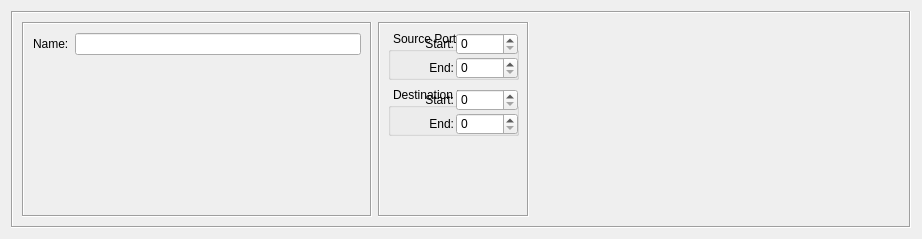
<?xml version="1.0" encoding="UTF-8"?>
<ui version="4.0">
 <class>UDPServiceDialog_q</class>
 <widget class="QWidget" name="UDPServiceDialog_q">
  <property name="enabled">
   <bool>true</bool>
  </property>
  <property name="geometry">
   <rect>
    <x>0</x>
    <y>0</y>
    <width>922</width>
    <height>239</height>
   </rect>
  </property>
  <property name="sizePolicy">
   <sizepolicy hsizetype="Minimum" vsizetype="Preferred">
    <horstretch>0</horstretch>
    <verstretch>0</verstretch>
   </sizepolicy>
  </property>
  <property name="windowTitle">
   <string>UDP</string>
  </property>
  <layout class="QGridLayout" name="gridLayout">
   <item row="0" column="0">
    <widget class="QFrame" name="frame7">
     <property name="frameShape">
      <enum>QFrame::Shape::Box</enum>
     </property>
     <property name="frameShadow">
      <enum>QFrame::Shadow::Sunken</enum>
     </property>
     <layout class="QHBoxLayout" name="horizontalLayout">
      <item>
       <widget class="QFrame" name="frame28">
        <property name="sizePolicy">
         <sizepolicy hsizetype="Fixed" vsizetype="Preferred">
          <horstretch>0</horstretch>
          <verstretch>0</verstretch>
         </sizepolicy>
        </property>
        <property name="minimumSize">
         <size>
          <width>350</width>
          <height>0</height>
         </size>
        </property>
        <property name="maximumSize">
         <size>
          <width>350</width>
          <height>16777215</height>
         </size>
        </property>
        <property name="frameShape">
         <enum>QFrame::Shape::Box</enum>
        </property>
        <property name="frameShadow">
         <enum>QFrame::Shadow::Sunken</enum>
        </property>
        <layout class="QGridLayout" name="gridLayout_2">
         <item row="0" column="0">
          <widget class="QLabel" name="textLabel1">
           <property name="text">
            <string>Name:</string>
           </property>
           <property name="wordWrap">
            <bool>false</bool>
           </property>
          </widget>
         </item>
         <item row="0" column="1">
          <widget class="QLineEdit" name="obj_name">
           <property name="sizePolicy">
            <sizepolicy hsizetype="Preferred" vsizetype="Fixed">
             <horstretch>200</horstretch>
             <verstretch>0</verstretch>
            </sizepolicy>
           </property>
           <property name="minimumSize">
            <size>
             <width>0</width>
             <height>0</height>
            </size>
           </property>
          </widget>
         </item>
         <item row="1" column="1">
          <spacer name="verticalSpacer_2">
           <property name="orientation">
            <enum>Qt::Orientation::Vertical</enum>
           </property>
           <property name="sizeHint" stdset="0">
            <size>
             <width>20</width>
             <height>150</height>
            </size>
           </property>
          </spacer>
         </item>
        </layout>
       </widget>
      </item>
      <item>
       <widget class="QFrame" name="frame27">
        <property name="sizePolicy">
         <sizepolicy hsizetype="Preferred" vsizetype="Preferred">
          <horstretch>0</horstretch>
          <verstretch>0</verstretch>
         </sizepolicy>
        </property>
        <property name="frameShape">
         <enum>QFrame::Shape::Box</enum>
        </property>
        <property name="frameShadow">
         <enum>QFrame::Shadow::Sunken</enum>
        </property>
        <layout class="QGridLayout">
         <property name="horizontalSpacing">
          <number>2</number>
         </property>
         <property name="verticalSpacing">
          <number>8</number>
         </property>
         <property name="margin" stdset="0">
          <number>8</number>
         </property>
         <item row="0" column="0">
          <widget class="QGroupBox" name="groupBox1">
           <property name="styleSheet">
            <string notr="true">QGroupBox {
	margin-top: 1ex;
	padding-top: 1ex;
	padding-bottom: 0px;
	padding-left: 2px;
}

QGroupBox::title {  
	subcontrol-origin: margin;
	subcontrol-position: top left;
	padding: 0 3px;
}

QSpinBox {
	margin: 0px;
	padding: 0px;
}
</string>
           </property>
           <property name="title">
            <string>Source Port Range</string>
           </property>
           <layout class="QGridLayout">
            <property name="margin" stdset="0">
             <number>0</number>
            </property>
            <property name="spacing">
             <number>2</number>
            </property>
            <item row="0" column="0">
             <widget class="QLabel" name="textLabel3">
              <property name="text">
               <string>Start:</string>
              </property>
              <property name="alignment">
               <set>Qt::AlignmentFlag::AlignRight|Qt::AlignmentFlag::AlignTrailing|Qt::AlignmentFlag::AlignVCenter</set>
              </property>
              <property name="wordWrap">
               <bool>false</bool>
              </property>
             </widget>
            </item>
            <item row="0" column="1">
             <widget class="QSpinBox" name="ss">
              <property name="buttonSymbols">
               <enum>QAbstractSpinBox::ButtonSymbols::UpDownArrows</enum>
              </property>
              <property name="maximum">
               <number>65535</number>
              </property>
             </widget>
            </item>
            <item row="1" column="0">
             <widget class="QLabel" name="textLabel3_2">
              <property name="text">
               <string>End:</string>
              </property>
              <property name="alignment">
               <set>Qt::AlignmentFlag::AlignRight|Qt::AlignmentFlag::AlignTrailing|Qt::AlignmentFlag::AlignVCenter</set>
              </property>
              <property name="wordWrap">
               <bool>false</bool>
              </property>
             </widget>
            </item>
            <item row="1" column="1">
             <widget class="QSpinBox" name="se">
              <property name="buttonSymbols">
               <enum>QAbstractSpinBox::ButtonSymbols::UpDownArrows</enum>
              </property>
              <property name="maximum">
               <number>65535</number>
              </property>
             </widget>
            </item>
           </layout>
          </widget>
         </item>
         <item row="1" column="0">
          <widget class="QGroupBox" name="groupBox1_2">
           <property name="styleSheet">
            <string notr="true">QGroupBox {
	margin-top: 1ex;
	padding-top: 1ex;
	padding-bottom: 0px;
	padding-left: 2px;
}

QGroupBox::title {  
	subcontrol-origin: margin;
	subcontrol-position: top left;
	padding: 0 3px;
}

QSpinBox {
	margin: 0px;
	padding: 0px;
}
</string>
           </property>
           <property name="title">
            <string>Destination Port Range</string>
           </property>
           <layout class="QGridLayout">
            <property name="margin" stdset="0">
             <number>0</number>
            </property>
            <property name="spacing">
             <number>2</number>
            </property>
            <item row="0" column="0">
             <widget class="QLabel" name="textLabel3_3">
              <property name="text">
               <string>Start:</string>
              </property>
              <property name="alignment">
               <set>Qt::AlignmentFlag::AlignRight|Qt::AlignmentFlag::AlignTrailing|Qt::AlignmentFlag::AlignVCenter</set>
              </property>
              <property name="wordWrap">
               <bool>false</bool>
              </property>
             </widget>
            </item>
            <item row="0" column="1">
             <widget class="QSpinBox" name="ds">
              <property name="buttonSymbols">
               <enum>QAbstractSpinBox::ButtonSymbols::UpDownArrows</enum>
              </property>
              <property name="maximum">
               <number>65535</number>
              </property>
             </widget>
            </item>
            <item row="1" column="0">
             <widget class="QLabel" name="textLabel3_2_2">
              <property name="text">
               <string>End:</string>
              </property>
              <property name="alignment">
               <set>Qt::AlignmentFlag::AlignRight|Qt::AlignmentFlag::AlignTrailing|Qt::AlignmentFlag::AlignVCenter</set>
              </property>
              <property name="wordWrap">
               <bool>false</bool>
              </property>
             </widget>
            </item>
            <item row="1" column="1">
             <widget class="QSpinBox" name="de">
              <property name="buttonSymbols">
               <enum>QAbstractSpinBox::ButtonSymbols::UpDownArrows</enum>
              </property>
              <property name="maximum">
               <number>65535</number>
              </property>
             </widget>
            </item>
           </layout>
          </widget>
         </item>
         <item row="2" column="0">
          <spacer name="verticalSpacer">
           <property name="orientation">
            <enum>Qt::Orientation::Vertical</enum>
           </property>
           <property name="sizeHint" stdset="0">
            <size>
             <width>20</width>
             <height>40</height>
            </size>
           </property>
          </spacer>
         </item>
        </layout>
       </widget>
      </item>
      <item>
       <widget class="CommentKeywords" name="commentKeywords" native="true">
        <property name="sizePolicy">
         <sizepolicy hsizetype="Expanding" vsizetype="Expanding">
          <horstretch>0</horstretch>
          <verstretch>0</verstretch>
         </sizepolicy>
        </property>
       </widget>
      </item>
     </layout>
    </widget>
   </item>
  </layout>
 </widget>
 <customwidgets>
  <customwidget>
   <class>CommentKeywords</class>
   <extends>QWidget</extends>
   
   <container>1</container>
  </customwidget>
 </customwidgets>
 <tabstops>
  <tabstop>obj_name</tabstop>
  <tabstop>ss</tabstop>
  <tabstop>se</tabstop>
  <tabstop>ds</tabstop>
  <tabstop>de</tabstop>
 </tabstops>
 <resources>
  <include location="MainRes.qrc"/>
 </resources>
 <connections/>
</ui>
